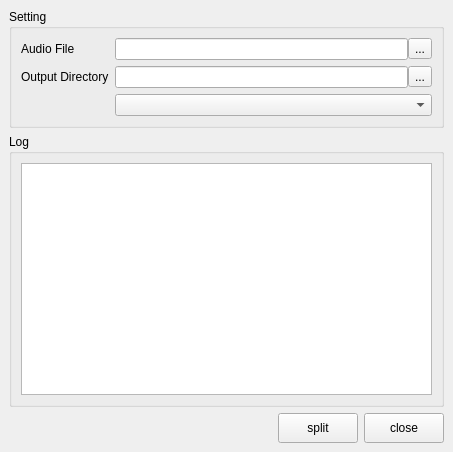
<?xml version="1.0" encoding="UTF-8"?>
<ui version="4.0">
 <class>MainWindow</class>
 <widget class="QMainWindow" name="MainWindow">
  <property name="geometry">
   <rect>
    <x>0</x>
    <y>0</y>
    <width>453</width>
    <height>452</height>
   </rect>
  </property>
  <property name="windowTitle">
   <string>MainWindow</string>
  </property>
  <widget class="QWidget" name="centralwidget">
   <layout class="QVBoxLayout" name="verticalLayout_3">
    <item>
     <widget class="QGroupBox" name="settingGroupBox">
      <property name="sizePolicy">
       <sizepolicy hsizetype="Preferred" vsizetype="Maximum">
        <horstretch>0</horstretch>
        <verstretch>0</verstretch>
       </sizepolicy>
      </property>
      <property name="title">
       <string>Setting</string>
      </property>
      <layout class="QVBoxLayout" name="verticalLayout_2">
       <item>
        <layout class="QFormLayout" name="formLayout">
         <item row="0" column="0">
          <widget class="QLabel" name="label_2">
           <property name="text">
            <string>Audio File</string>
           </property>
          </widget>
         </item>
         <item row="0" column="1">
          <layout class="QHBoxLayout" name="horizontalLayout_2">
           <property name="spacing">
            <number>0</number>
           </property>
           <item>
            <widget class="QLineEdit" name="srcLineEdit"/>
           </item>
           <item>
            <widget class="QToolButton" name="srcToolButton">
             <property name="text">
              <string>...</string>
             </property>
            </widget>
           </item>
          </layout>
         </item>
         <item row="1" column="0">
          <widget class="QLabel" name="destLabel">
           <property name="text">
            <string>Output Directory</string>
           </property>
          </widget>
         </item>
         <item row="1" column="1">
          <layout class="QHBoxLayout" name="horizontalLayout">
           <property name="spacing">
            <number>0</number>
           </property>
           <item>
            <widget class="QLineEdit" name="dstLineEdit"/>
           </item>
           <item>
            <widget class="QToolButton" name="dstToolButton">
             <property name="text">
              <string>...</string>
             </property>
            </widget>
           </item>
          </layout>
         </item>
         <item row="2" column="1">
          <widget class="QComboBox" name="modelComboBox"/>
         </item>
        </layout>
       </item>
      </layout>
     </widget>
    </item>
    <item>
     <widget class="QGroupBox" name="logGroupBox">
      <property name="sizePolicy">
       <sizepolicy hsizetype="Preferred" vsizetype="Expanding">
        <horstretch>0</horstretch>
        <verstretch>0</verstretch>
       </sizepolicy>
      </property>
      <property name="title">
       <string>Log</string>
      </property>
      <layout class="QVBoxLayout" name="verticalLayout">
       <item>
        <widget class="LogTextEdit" name="logTextEdit">
         <property name="sizePolicy">
          <sizepolicy hsizetype="Expanding" vsizetype="Expanding">
           <horstretch>0</horstretch>
           <verstretch>0</verstretch>
          </sizepolicy>
         </property>
         <property name="lineWrapMode">
          <enum>QTextEdit::NoWrap</enum>
         </property>
         <property name="readOnly">
          <bool>true</bool>
         </property>
        </widget>
       </item>
      </layout>
     </widget>
    </item>
    <item>
     <layout class="QHBoxLayout" name="horizontalLayout_3">
      <item>
       <spacer name="horizontalSpacer">
        <property name="orientation">
         <enum>Qt::Horizontal</enum>
        </property>
        <property name="sizeHint" stdset="0">
         <size>
          <width>40</width>
          <height>20</height>
         </size>
        </property>
       </spacer>
      </item>
      <item>
       <widget class="QPushButton" name="splitButton">
        <property name="minimumSize">
         <size>
          <width>80</width>
          <height>30</height>
         </size>
        </property>
        <property name="text">
         <string>split</string>
        </property>
       </widget>
      </item>
      <item>
       <widget class="QPushButton" name="closeButton">
        <property name="minimumSize">
         <size>
          <width>80</width>
          <height>30</height>
         </size>
        </property>
        <property name="text">
         <string>close</string>
        </property>
       </widget>
      </item>
     </layout>
    </item>
   </layout>
  </widget>
 </widget>
 <customwidgets>
  <customwidget>
   <class>LogTextEdit</class>
   <extends>QTextEdit</extends>
   <header>nkn.gui.log</header>
  </customwidget>
 </customwidgets>
 <resources/>
 <connections/>
</ui>
